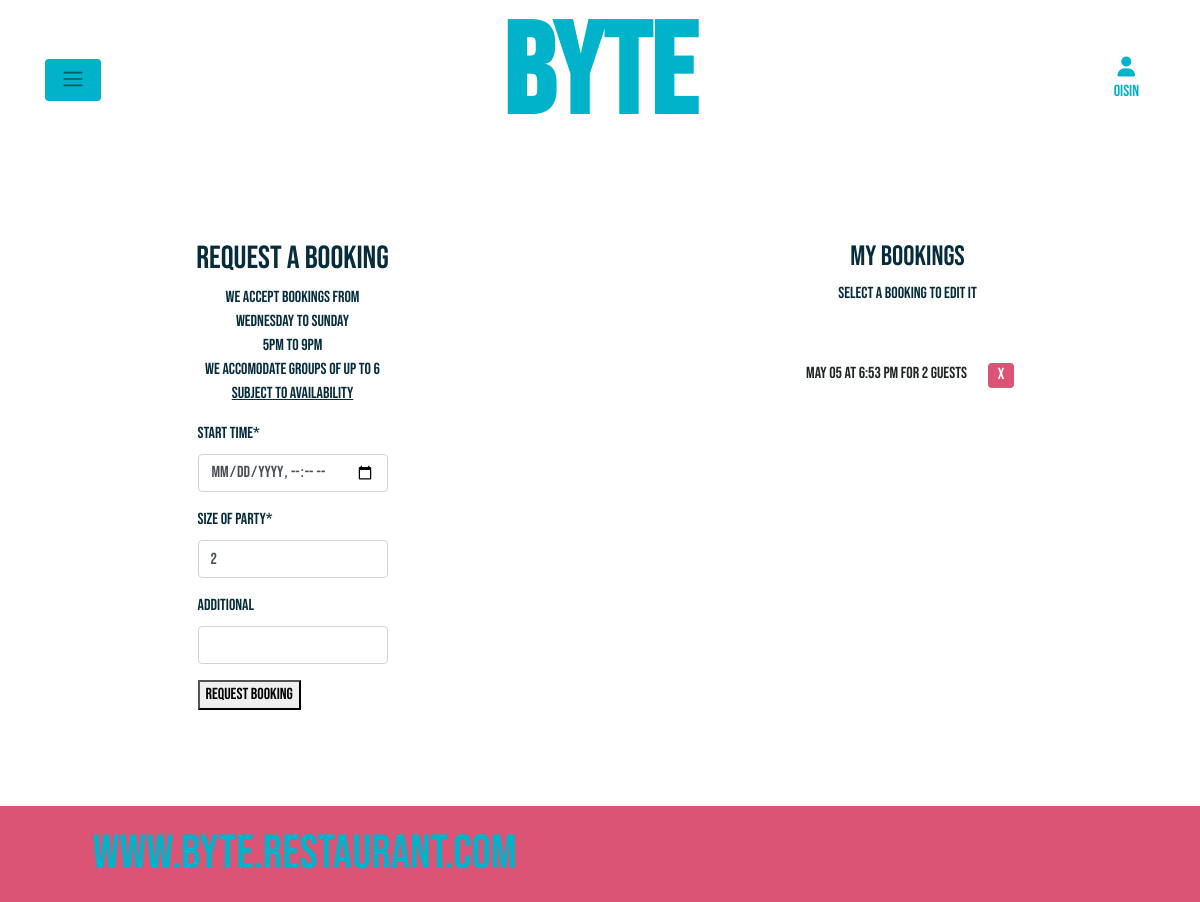
The page /bookings/bookings/ (signed in) on the database as committed earlier.
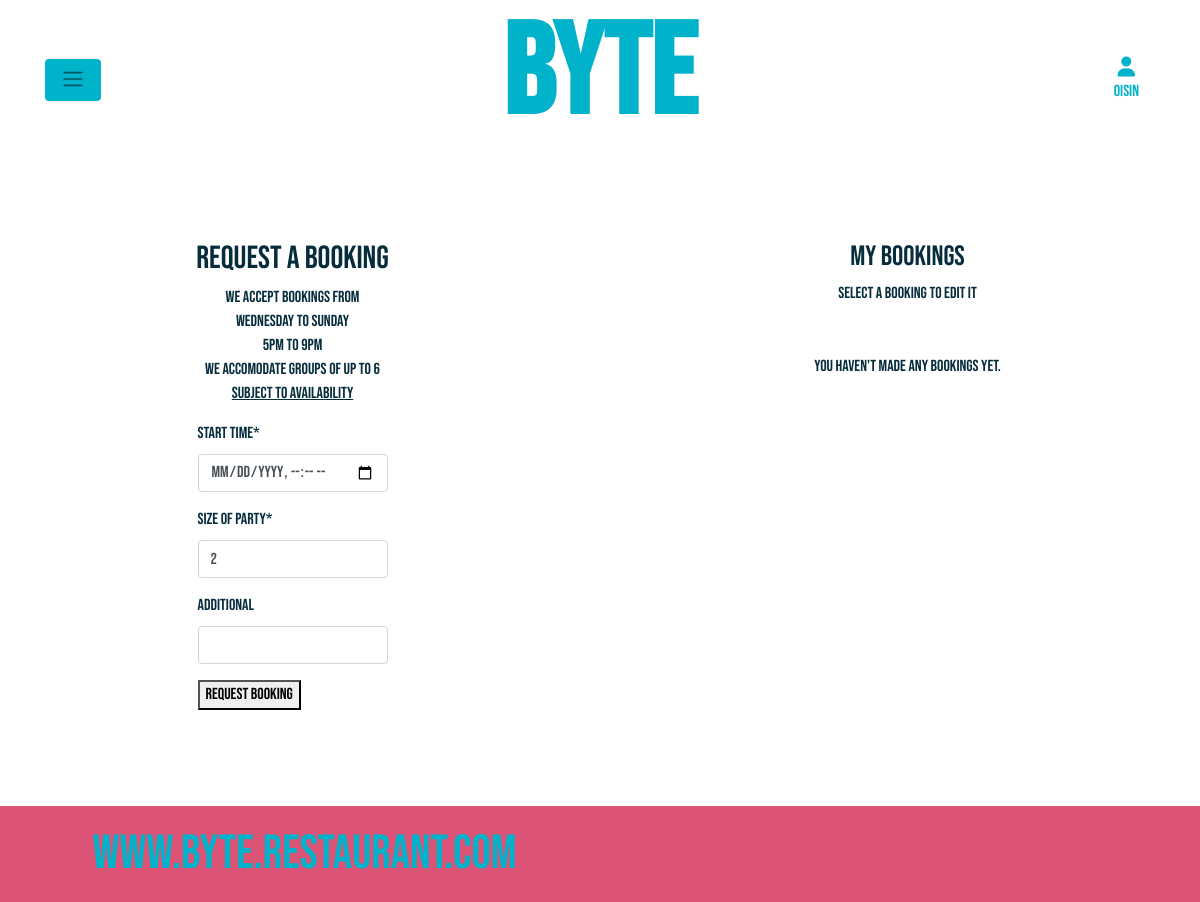
The same page on the database as committed later.
### bookings/models.py (models this page shows, shortened)
class Booking(models.Model):
    table = models.ForeignKey(Table, on_delete=models.CASCADE, null=True)
    start_time = models.DateTimeField()
    end_time = models.DateTimeField(null=True)
    user = models.ForeignKey(User, on_delete=models.CASCADE)
    size_of_party = models.IntegerField()
    additional = models.CharField(max_length=200, blank=True, null=True)
    email = models.EmailField(null=True)
    booking_id = models.CharField(max_length=10, null=True)
    """Returns the reader friendly version of the booking"""

### bookings/views.py (the view)
# urls.py: path('bookings/', views.bookings, name='bookings'),
def bookings(request, booking_id=None):
    successful_bookings = []
    """Initialises the booking variable to none, looks for new id"""
    booking = None
    if booking_id:
        booking = get_object_or_404(Booking, id=booking_id)
    """Code triggeered by form submission.
        Saves instance of the form as the booking variable,
        takes in the current user."""
    if request.method == 'POST':
        form = BookingForm(request, request.POST, instance=booking)
        if form.is_valid():
            booking = form.save(commit=False)
            booking.user = request.user
            """Validate start time and add error if fails"""
            start_time = form.cleaned_data['start_time']
            if start_time < timezone.now():
                form.add_error('start_time',
                               "Whoops! You're already late"
                               " for dinner. "
                               "Choose a day that hasn't happened yet."
                               )
            """Generates end time from start time for use by availabilities
                model to create a time slot"""
            end_time = start_time + timedelta(minutes=105)
            size_of_party = form.cleaned_data['size_of_party']
            """Order tables by size so that the smallest suitable
                table possible is selected first"""
            tables = Table.objects.filter(size__gte=size_of_party) \
                .order_by('size')
            """Checks if booking request clashes with existing booking slot"""
            for table in tables:
                table_availabilities = TableAvailability.objects.filter(
                    table=table,
                    start_time__lt=end_time,
                    end_time__gt=start_time,
                )
                """If not then saves the bookings and
                    creates and saved a slot"""
                if not table_availabilities:
                    booking.table = table
                    booking.end_time = end_time
                    booking.save()
                    successful_bookings.append(booking)
                    booking_instance = Booking.objects.get(id=booking.id)
                    table_availability = TableAvailability(
                        table=table,
                        start_time=start_time,
                        end_time=end_time,
                        booking_id=booking
                    )
                    table_availability.save()
                    messages.success(request, 'Your booking has been made.')
                    return redirect('bookings')
                    """Else error handling"""
            form.add_error('size_of_party', 'No table is available'
                           ' for the requested'
                           ' time and party size.'
                           ' Please select a new time.')
        else:
            """Error handling if form invalid"""
            form.add_error(None, 'There was an error with your booking.')
    else:
        form = BookingForm(request, instance=booking)
    """Creates list of bookings not older than current date for
        logged in user"""
    current_bookings = Booking.objects.filter(
        Q(start_time__gte=timezone.now()) | Q(
            user_id=request.user.id)).order_by('start_time')
    """Context list to call on these variables from the template"""
    context = {
        'form': form,
        'current_bookings': current_bookings,
        'successful_bookings': successful_bookings,
        'edit_booking': booking,
    }
    return render(request, 'bookings/bookings.html', context)

### bookings/templates/bookings/bookings.html (shortened to what this page needs)
{% extends "base.html" %}
{% load crispy_forms_tags %}
{% block content %}
<div class="row">
  <div class="booking-form col-md-6">
    <h2>Request a Booking</h2>
    {% if user.is_authenticated %}
    <p class="text-center">
      We accept bookings from  <br>
      Wednesday to Sunday<br>
      5pm to 9pm<br>
      We accomodate groups of up to 6<br>
      <u>Subject to Availability</u>
    </p>
    <form method="POST" id="booking-form">
      {{ form|crispy }}
      <button type="submit">Request Booking</button>
    </form>
    {% else %}
    <div>
      <p>Please
        <a href="{% url 'account_signup' %}" class="my-0 account-logo"> sign in </a>
        to make a booking</p>
    </div>
    {% endif %}
  </div>
  {% if user.is_authenticated %}
  <div class="booking-list booking-form col-md-6">
    <h3>My Bookings</h3>
    <p>Select a booking to edit it</p>
    {% for booking in current_bookings %}
      <div class="row">
        <a href="{% url 'edit_booking' booking_id=booking.id %}" class="btn">
          {{ booking.start_time|date:"M d" }} at
          {{ booking.start_time|time:"g:i A" }} for
          {{ booking.size_of_party }}
          {% if booking.size_of_party == 1 %} guest{% else %} guests{% endif %}
        </a>
        <a href="{% url 'delete_booking' booking_id=booking.id %}" class="btn delete-button">
          X
        </a>
      </div>
    {% empty %}
      <p>You haven't made any bookings yet.</p>
    {% endfor %}
  </div>
  {% endif %}
</div>
{% endblock %}

Rows that differ between the two databases and show on the page:
removed Booking: start_time "May 05", start_time "6:53 PM", size_of_party "2", shows "guests"
Other text that changed with them:
text now shown: "You haven't made any bookings yet."
